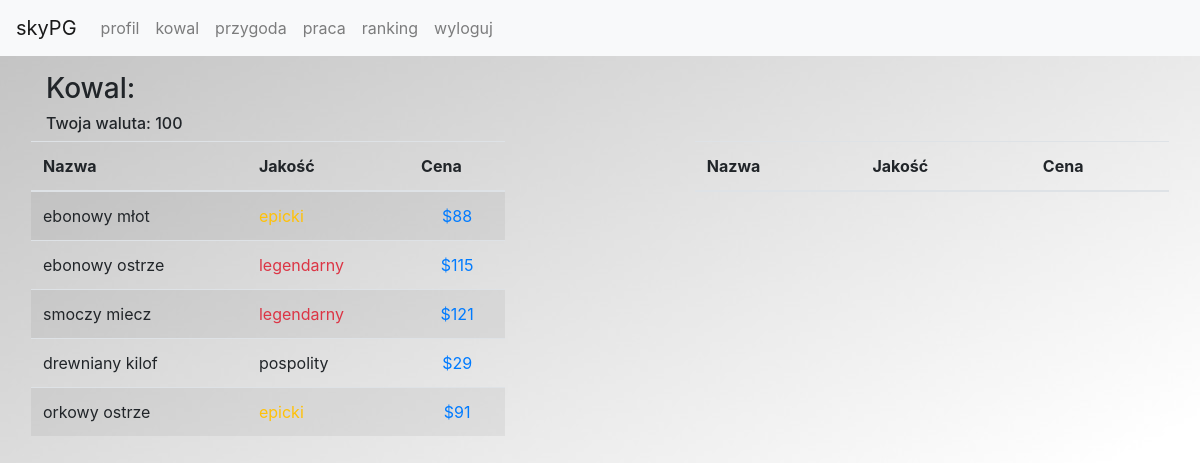
The page /smith (signed in) on the database as committed earlier.
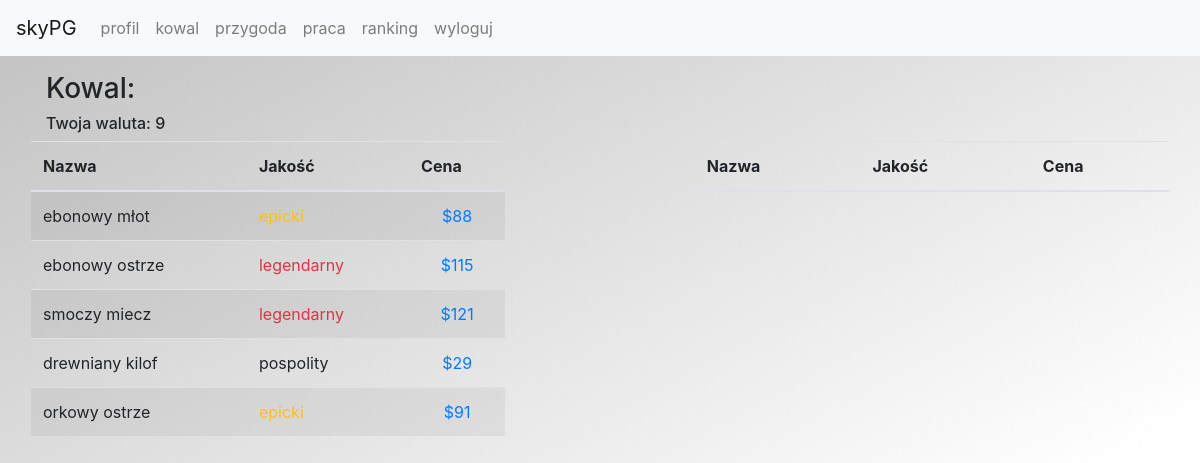
The same page on the database as committed later.
### tables this page shows
CREATE TABLE "users" (
	`id`	INTEGER PRIMARY KEY AUTOINCREMENT,
	`username`	TEXT UNIQUE,
	`password`	TEXT,
	`eq`	TEXT DEFAULT "[]",
	`messages`	TEXT DEFAULT "[]",
	`history`	TEXT DEFAULT "[]",
	`coins`	INTEGER DEFAULT 100,
	`level`	INTEGER DEFAULT 1,
	`statistics`	TEXT DEFAULT '{
  "strength": 15,
  "health": 100,
  "critical": 5,
  "block": 5,
  "luck": 5
}',
	`race`	TEXT,
	`desc`	TEXT DEFAULT "",
	`banned`	INTEGER DEFAULT 0,
	`weapons`	TEXT,
	`experience`	INTEGER DEFAULT 0
);

### app/controllers/smithController.php (called while the page is built, shortened)
<?php
    class SmithController {
        public function __construct() {
            require_once __DIR__ . '\..\helpers/user.php';
            require_once __DIR__ . '\..\helpers/user.php';
            $this->loadView(User::getAllInfo());
        }
        private function loadView($user) {
            require_once __DIR__ . '\..\views/smithView.phtml';
        }
    }
?>

### app/helpers/user.php (called while the page is built, shortened)
<?php
    class User {
        public static function getAllInfo() {
            $conn = Db::getPDO();
            $query = $conn->prepare('SELECT * FROM users WHERE username LIKE ?');
            $query->bindParam(1, $_SESSION['username']);
            $query->execute();
            $result = $query->fetchAll(PDO::FETCH_ASSOC);
            return $result[0];
        }
    }
?>

### app/helpers/statistics.php (called while the page is built, shortened)
<?php
    class Statistics {
        public function __construct($levelOfUser, $quality = false) {
            $this->strength = random_int(-2, 2) + $levelOfUser * $quality;
            $this->health = random_int(-1, 5) + $levelOfUser * $quality;
            $this->block = random_int(-1, 0.2) + $levelOfUser * $quality;
            $this->critical = random_int(-1, 0.2) + $levelOfUser * $quality;
            $this->luck = random_int(-3, 1) + $levelOfUser * $quality;
        }
    }
?>

### app/views/smithView.phtml (the view, shortened to what this page needs)
<div class="container p-3">
    <h3>Kowal:</h3>
    <h6>Twoja waluta: <?php echo $user['coins']; ?></h6>
    <div class="row">
        <table class="table table-striped col-md-5">
            <thead>
                <tr>
                    <th>Nazwa</th>
                    <th>Jakość</th>
                    <th>Cena</th>
                </tr>
            </thead>
            <tbody>
                <?php
                    require_once __DIR__ . '\..\helpers/weapon.php';
                    $table = [];
                    for ($i = 0; $i < 5; $i++) {
                        $weapon = new Weapon($user);
                        array_push($table, $weapon);
                        echo '<tr>
                            <td>' . $weapon->typeOfWeapon . ' ' . $weapon->name . '</td>
                            <td>' . $weapon->HTMLQuality . '</td>
                            <td class="text-center"><a class="btn-link" href="buy/weapon/' . $weapon->id . '">$' . $weapon->value . '</a></td>
                        </tr>';
                    }
                ?>
            </tbody>
        </table>
        <div class="col-md-2">
        </div>
        <table class="table table-striped col-md-5">
            <thead>
                <tr>
                    <th>Nazwa</th>
                    <th>Jakość</th>
                    <th>Cena</th>
                </tr>
            </thead>
            <tbody>
            </tbody>
        </table>
    </div>
</div>

### index.php (shortened to what this page needs)
<!DOCTYPE html>
<html lang="pl">
<head>
    <link href="public/stylesheets/bootstrap.min.css" rel="stylesheet">
    <link href="public/stylesheets/main.css" rel="stylesheet">
</head>
<body>
    <nav class="navbar navbar-expand-lg navbar-light bg-light">
        <a class="navbar-brand" href="./">skyPG</a>
        <div class="collapse navbar-collapse" id="navbar">
            <ul class="navbar-nav mr-auto">
                <li class="nav-item">
                    <a class="nav-link" href="/profile">profil</a>
                </li>
                <li class="nav-item">
                    <a class="nav-link" href="/smith">kowal</a>
                </li>
                <li class="nav-item">
                    <a class="nav-link" href="/adventure">przygoda</a>
                </li>
                <li class="nav-item">
                    <a class="nav-link" href="/job">praca</a>
                </li>
                <li class="nav-item">
                    <a class="nav-link" href="/ranking">ranking</a>
                </li>
                <li class="nav-item">
                    <a class="nav-link" href="/login">wyloguj</a>
                </li>
            </ul>
        </div>
    </nav>
    <?php
        require_once __DIR__ . '\app/helpers/router.php';
        Router::route($_GET);
    ?>
</body>
</html>

### app/helpers/router.php (shortened to what this page needs)
<?php
    class Router {
        public static function route($get) {
            $page = 'error';
            if (isset($get['page']) && $get != '') {
                $page = $get['page'];
            }
            switch ($page) {
                case 'smith':
                    require_once __DIR__ . '\..\controllers/smithController.php';
                    $controller = new SmithController();
                    break;
            }
            return true;
        }
    }
?>

### app/helpers/weapon.php (shortened to what this page needs)
<?php
    class Weapon {
        public $quality;
        private $types = ['drewniany', 'elficki', 'orkowy', 'deadrowy', 'ebonowy', 'smoczy'];
        private $names = ['miecz', 'kostur', 'ostrze', 'topór', 'sztylet', 'kilof', 'łuk', 'młot'];
        public function __construct($user) {
            $this->id = random_int(1, 99999);
            require_once __DIR__ . '\statistics.php';
            $this->quality = random_int(1, 5);
            $this->statistics = new Statistics($user['level'], $this->quality);
            $this->name = $this->names[random_int(0, 7)];
            $this->typeOfWeapon = $this->types[random_int(0, 5)];
            $this->setQualityInHTML();
            $this->value = round($this->statistics->health + $this->statistics->strength * 1.1 + $this->statistics->luck * 1.3 + $this->statistics->block * 1.2 + $this->statistics->critical * 1.2 + $this->quality);
        }
        private function setQualityInHTML() {
            switch ($this->quality) {
                case 1:
                    $this->HTMLQuality = '<span>pospolity</span>';
                    break;
                case 3:
                    $this->HTMLQuality = '<span class="text-warning">epicki</span>';
                    break;
                case 4:
                    $this->HTMLQuality = '<span class="text-danger">legendarny</span>';
                    break;
            }
        }
        public static function write($tableOfWeapons) {
            require_once __DIR__ . '\..\helpers/user.php';
        }
    }
?>

### public/stylesheets/main.css (style rules this page uses)
body { background-image: url('../images/background-image.jpg'); }
.btn-link { cursor: pointer; }

Rows that differ between the two databases and show on the page:
changed users: coins "100" → "9"
